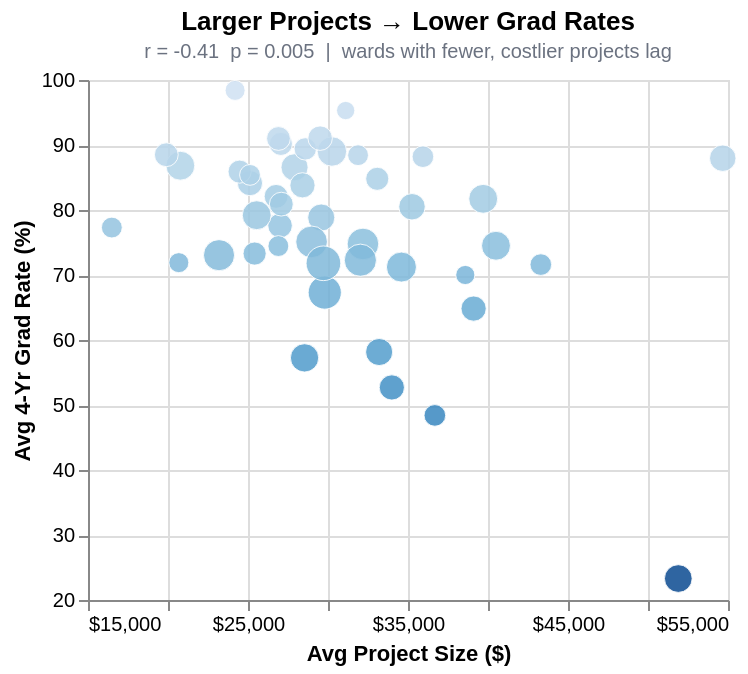

Write notebook code for a chart like this one.
### Code cell
r2, p2 = rp("avg_project", "avg_grad_rate")

s2 = (
    alt.Chart(df)
    .mark_circle(size=90, opacity=0.85, stroke="white", strokeWidth=0.5)
    .encode(
        x=alt.X("avg_project:Q", title="Avg Project Size ($)",
                scale=alt.Scale(zero=False), axis=alt.Axis(format="$,.0f")),
        y=alt.Y("avg_grad_rate:Q", title="Avg 4-Yr Grad Rate (%)",
                scale=alt.Scale(zero=False)),
        color=alt.condition(
            ward_sel,
            alt.Color("avg_grad_rate:Q", scale=alt.Scale(scheme="blues", reverse=True),
                      legend=None),
            alt.value(GRAY + "55"),
        ),
        size=alt.Size("num_schools:Q", scale=alt.Scale(range=[50, 300]), legend=None),
        tooltip=base_tt + [
            alt.Tooltip("avg_grad_rate:Q", title="Grad Rate (%)", format=".1f"),
        ],
    )
    .add_params(ward_sel)
    .properties(
        width=320, height=260,
        title=alt.TitleParams(
            text="Larger Projects → Lower Grad Rates",
            subtitle=f"r = {r2:.2f}  p = {p2:.3f}  |  wards with fewer, costlier projects lag",
            fontSize=13, subtitleFontSize=10, subtitleColor=GRAY,
        ),
    )
)

reg2 = s2.transform_regression("avg_project", "avg_grad_rate").mark_line(
    color=BLUE, strokeDash=[4, 3], strokeWidth=1.8, opacity=0.7
)

chart2 = s2 + reg2
chart2

### Figure 1 — Vega-Lite specification as saved in the notebook (floating-point values rounded to 4 significant figures)
{"config": {"view": {"continuousWidth": 300, "continuousHeight": 300}}, "layer": [{"mark": {"type": "circle", "opacity": 0.85, "size": 90, "stroke": "white", "strokeWidth": 0.5}, "encoding": {"color": {"condition": {"param": "param_1", "empty": true, "field": "avg_grad_rate", "legend": null, "scale": {"reverse": true, "scheme": "blues"}, "type": "quantitative"}, "value": "#6b728055"}, "size": {"field": "num_schools", "legend": null, "scale": {"range": [50, 300]}, "type": "quantitative"}, "tooltip": [{"field": "ward", "title": "Ward", "type": "ordinal"}, {"field": "num_projects", "format": ",", "title": "# Projects", "type": "quantitative"}, {"field": "avg_project", "format": "$,.0f", "title": "Avg $/Project", "type": "quantitative"}, {"field": "avg_grad_rate", "format": ".1f", "title": "Grad Rate (%)", "type": "quantitative"}], "x": {"axis": {"format": "$,.0f"}, "field": "avg_project", "scale": {"zero": false}, "title": "Avg Project Size ($)", "type": "quantitative"}, "y": {"field": "avg_grad_rate", "scale": {"zero": false}, "title": "Avg 4-Yr Grad Rate (%)", "type": "quantitative"}}, "name": "view_2", "title": {"text": "Larger Projects → Lower Grad Rates", "fontSize": 13, "subtitle": "r = -0.41  p = 0.005  |  wards with fewer, costlier projects lag", "subtitleColor": "#6b7280", "subtitleFontSize": 10}}, {"mark": {"type": "line", "color": "#1a6faf", "opacity": 0.7, "strokeDash": [4, 3], "strokeWidth": 1.8}, "encoding": {"color": {"condition": {"param": "param_1", "empty": true, "field": "avg_grad_rate", "legend": null, "scale": {"reverse": true, "scheme": "blues"}, "type": "quantitative"}, "value": "#6b728055"}, "size": {"field": "num_schools", "legend": null, "scale": {"range": [50, 300]}, "type": "quantitative"}, "tooltip": [{"field": "ward", "title": "Ward", "type": "ordinal"}, {"field": "num_projects", "format": ",", "title": "# Projects", "type": "quantitative"}, {"field": "avg_project", "format": "$,.0f", "title": "Avg $/Project", "type": "quantitative"}, {"field": "avg_grad_rate", "format": ".1f", "title": "Grad Rate (%)", "type": "quantitative"}], "x": {"axis": {"format": "$,.0f"}, "field": "avg_project", "scale": {"zero": false}, "title": "Avg Project Size ($)", "type": "quantitative"}, "y": {"field": "avg_grad_rate", "scale": {"zero": false}, "title": "Avg 4-Yr Grad Rate (%)", "type": "quantitative"}}, "title": {"text": "Larger Projects → Lower Grad Rates", "fontSize": 13, "subtitle": "r = -0.41  p = 0.005  |  wards with fewer, costlier projects lag", "subtitleColor": "#6b7280", "subtitleFontSize": 10}, "transform": [{"on": "avg_project", "regression": "avg_grad_rate"}]}], "data": {"name": "data-7976b6d90120ed44ddefd6cf8921d1f2"}, "height": 260, "params": [{"name": "param_1", "select": {"type": "point", "fields": ["ward"]}, "views": ["view_2"]}], "width": 320, "$schema": "https://vega.github.io/schema/vega-lite/v5.20.1.json", "datasets": {"data-7976b6d90120ed44ddefd6cf8921d1f2": [{"ward": 1, "total_spending": 16340000.0, "num_projects": 605, "avg_project": 27000.0, "median_project": 6874.0, "num_schools": 12, "avg_attendance": 86.9, "avg_truancy": 40.99, "avg_mobility": 10.54, "avg_grad_rate": 77.6, "avg_suspension": 5.4, "centroid_lon": -87.69, "centroid_lat": 41.91}, {"ward": 2, "total_spending": 16130000.0, "num_projects": 596, "avg_project": 27060.0, "median_project": 10970.0, "num_schools": 10, "avg_attendance": 86.9, "avg_truancy": 42.24, "avg_mobility": 7.811, "avg_grad_rate": 90.17, "avg_suspension": 5.4, "centroid_lon": -87.65, "centroid_lat": 41.91}, {"ward": 3, "total_spending": 16240000.0, "num_projects": 549, "avg_project": 29580.0, "median_project": 14720.0, "num_schools": 16, "avg_attendance": 86.9, "avg_truancy": 62.69, "avg_mobility": 26.51, "avg_grad_rate": 78.84, "avg_suspension": 5.4, "centroid_lon": -87.63, "centroid_lat": 41.82}, {"ward": 4, "total_spending": 16310000.0, "num_projects": 493, "avg_project": 33080.0, "median_project": 22270.0, "num_schools": 10, "avg_attendance": 86.9, "avg_truancy": 45.57, "avg_mobility": 11.6, "avg_grad_rate": 84.8, "avg_suspension": 5.4, "centroid_lon": -87.61, "centroid_lat": 41.84}, {"ward": 5, "total_spending": 15690000.0, "num_projects": 287, "avg_project": 54670.0, "median_project": 28890.0, "num_schools": 15, "avg_attendance": 86.9, "avg_truancy": 49.38, "avg_mobility": 11.69, "avg_grad_rate": 87.97, "avg_suspension": 5.4, "centroid_lon": -87.58, "centroid_lat": 41.78}, {"ward": 6, "total_spending": 16350000.0, "num_projects": 315, "avg_project": 51890.0, "median_project": 30820.0, "num_schools": 17, "avg_attendance": 86.9, "avg_truancy": 53.09, "avg_mobility": 29.48, "avg_grad_rate": 23.3, "avg_suspension": 5.4, "centroid_lon": -87.63, "centroid_lat": 41.76}, {"ward": 7, "total_spending": 15770000.0, "num_projects": 475, "avg_project": 33200.0, "median_project": 12250.0, "num_schools": 16, "avg_attendance": 86.9, "avg_truancy": 52.84, "avg_mobility": 18.34, "avg_grad_rate": 58.15, "avg_suspension": 5.4, "centroid_lon": -87.56, "centroid_lat": 41.75}, {"ward": 8, "total_spending": 16350000.0, "num_projects": 508, "avg_project": 32180.0, "median_project": 13910.0, "num_schools": 24, "avg_attendance": 86.9, "avg_truancy": 51.8, "avg_mobility": 24.72, "avg_grad_rate": 74.78, "avg_suspension": 5.4, "centroid_lon": -87.59, "centroid_lat": 41.74}, {"ward": 9, "total_spending": 16360000.0, "num_projects": 412, "avg_project": 39700.0, "median_project": 36180.0, "num_schools": 19, "avg_attendance": 86.9, "avg_truancy": 56.39, "avg_mobility": 17.57, "avg_grad_rate": 81.72, "avg_suspension": 5.4, "centroid_lon": -87.62, "centroid_lat": 41.68}, {"ward": 10, "total_spending": 16270000.0, "num_projects": 608, "avg_project": 26750.0, "median_project": 12960.0, "num_schools": 11, "avg_attendance": 86.9, "avg_truancy": 47.6, "avg_mobility": 10.31, "avg_grad_rate": 82.1, "avg_suspension": 5.4, "centroid_lon": -87.55, "centroid_lat": 41.71}, {"ward": 11, "total_spending": 15850000.0, "num_projects": 589, "avg_project": 26910.0, "median_project": 9094.0, "num_schools": 11, "avg_attendance": 86.9, "avg_truancy": 33.43, "avg_mobility": 8.97, "avg_grad_rate": 91.0, "avg_suspension": 5.4, "centroid_lon": -87.65, "centroid_lat": 41.84}, {"ward": 12, "total_spending": 16300000.0, "num_projects": 638, "avg_project": 25540.0, "median_project": 5992.0, "num_schools": 19, "avg_attendance": 86.9, "avg_truancy": 43.86, "avg_mobility": 13.78, "avg_grad_rate": 79.2, "avg_suspension": 5.4, "centroid_lon": -87.69, "centroid_lat": 41.83}, {"ward": 13, "total_spending": 16380000.0, "num_projects": 1062, "avg_project": 15420.0, "median_project": 3762.0, "num_schools": 3, "avg_attendance": 86.9, "avg_truancy": 38.07, "avg_mobility": 6.433, "avg_grad_rate": null, "avg_suspension": 5.4, "centroid_lon": -87.75, "centroid_lat": 41.78}, {"ward": 14, "total_spending": 16370000.0, "num_projects": 788, "avg_project": 20770.0, "median_project": 7433.0, "num_schools": 19, "avg_attendance": 86.9, "avg_truancy": 43.49, "avg_mobility": 8.106, "avg_grad_rate": 86.81, "avg_suspension": 5.4, "centroid_lon": -87.74, "centroid_lat": 41.8}, {"ward": 15, "total_spending": 15640000.0, "num_projects": 525, "avg_project": 29800.0, "median_project": 11730.0, "num_schools": 27, "avg_attendance": 86.9, "avg_truancy": 42.88, "avg_mobility": 10.24, "avg_grad_rate": 67.3, "avg_suspension": 5.4, "centroid_lon": -87.68, "centroid_lat": 41.8}, {"ward": 16, "total_spending": 16080000.0, "num_projects": 473, "avg_project": 33990.0, "median_project": 18070.0, "num_schools": 13, "avg_attendance": 86.9, "avg_truancy": 52.42, "avg_mobility": 16.79, "avg_grad_rate": 52.7, "avg_suspension": 5.4, "centroid_lon": -87.67, "centroid_lat": 41.78}, {"ward": 17, "total_spending": 16030000.0, "num_projects": 410, "avg_project": 39100.0, "median_project": 24800.0, "num_schools": 13, "avg_attendance": 86.9, "avg_truancy": 47.85, "avg_mobility": 16.65, "avg_grad_rate": 64.83, "avg_suspension": 5.4, "centroid_lon": -87.67, "centroid_lat": 41.76}, {"ward": 18, "total_spending": 16210000.0, "num_projects": 460, "avg_project": 35250.0, "median_project": 32460.0, "num_schools": 15, "avg_attendance": 86.9, "avg_truancy": 41.5, "avg_mobility": 9.262, "avg_grad_rate": 80.5, "avg_suspension": 5.4, "centroid_lon": -87.71, "centroid_lat": 41.75}, {"ward": 19, "total_spending": 16190000.0, "num_projects": 374, "avg_project": 43300.0, "median_project": 42440.0, "num_schools": 8, "avg_attendance": 86.9, "avg_truancy": 20.86, "avg_mobility": 4.583, "avg_grad_rate": 71.6, "avg_suspension": 5.4, "centroid_lon": -87.7, "centroid_lat": 41.7}, {"ward": 20, "total_spending": 16120000.0, "num_projects": 398, "avg_project": 40500.0, "median_project": 26470.0, "num_schools": 19, "avg_attendance": 86.9, "avg_truancy": 51.53, "avg_mobility": 18.32, "avg_grad_rate": 74.5, "avg_suspension": 5.4, "centroid_lon": -87.63, "centroid_lat": 41.79}, {"ward": 21, "total_spending": 16160000.0, "num_projects": 697, "avg_project": 23190.0, "median_project": 9540.0, "num_schools": 23, "avg_attendance": 86.9, "avg_truancy": 46.98, "avg_mobility": 14.41, "avg_grad_rate": 73.05, "avg_suspension": 5.4, "centroid_lon": -87.64, "centroid_lat": 41.73}, {"ward": 22, "total_spending": 15680000.0, "num_projects": 617, "avg_project": 25410.0, "median_project": 11720.0, "num_schools": 10, "avg_attendance": 86.9, "avg_truancy": 46.11, "avg_mobility": 9.08, "avg_grad_rate": 73.3, "avg_suspension": 5.4, "centroid_lon": -87.73, "centroid_lat": 41.83}, {"ward": 23, "total_spending": 16240000.0, "num_projects": 985, "avg_project": 16490.0, "median_project": 4700.0, "num_schools": 7, "avg_attendance": 86.9, "avg_truancy": 37.75, "avg_mobility": 7.083, "avg_grad_rate": 77.3, "avg_suspension": 5.4, "centroid_lon": -87.75, "centroid_lat": 41.79}, {"ward": 24, "total_spending": 15920000.0, "num_projects": 497, "avg_project": 32020.0, "median_project": 10540.0, "num_schools": 25, "avg_attendance": 86.9, "avg_truancy": 55.1, "avg_mobility": 17.14, "avg_grad_rate": 72.28, "avg_suspension": 5.4, "centroid_lon": -87.71, "centroid_lat": 41.86}, {"ward": 25, "total_spending": 16360000.0, "num_projects": 541, "avg_project": 30250.0, "median_project": 12400.0, "num_schools": 20, "avg_attendance": 86.9, "avg_truancy": 36.92, "avg_mobility": 8.364, "avg_grad_rate": 89.0, "avg_suspension": 5.4, "centroid_lon": -87.65, "centroid_lat": 41.86}, {"ward": 26, "total_spending": 15960000.0, "num_projects": 572, "avg_project": 27910.0, "median_project": 12610.0, "num_schools": 16, "avg_attendance": 86.9, "avg_truancy": 50.41, "avg_mobility": 24.73, "avg_grad_rate": 86.57, "avg_suspension": 5.4, "centroid_lon": -87.71, "centroid_lat": 41.91}, {"ward": 27, "total_spending": 16150000.0, "num_projects": 467, "avg_project": 34590.0, "median_project": 18440.0, "num_schools": 21, "avg_attendance": 86.9, "avg_truancy": 46.53, "avg_mobility": 8.294, "avg_grad_rate": 71.22, "avg_suspension": 5.4, "centroid_lon": -87.67, "centroid_lat": 41.89}, {"ward": 28, "total_spending": 15990000.0, "num_projects": 552, "avg_project": 28970.0, "median_project": 6444.0, "num_schools": 24, "avg_attendance": 86.9, "avg_truancy": 51.93, "avg_mobility": 19.59, "avg_grad_rate": 75.1, "avg_suspension": 5.4, "centroid_lon": -87.71, "centroid_lat": 41.88}, {"ward": 29, "total_spending": 16180000.0, "num_projects": 597, "avg_project": 27110.0, "median_project": 14800.0, "num_schools": 5, "avg_attendance": 86.9, "avg_truancy": 39.02, "avg_mobility": 8.9, "avg_grad_rate": null, "avg_suspension": 5.4, "centroid_lon": -87.78, "centroid_lat": 41.91}, {"ward": 30, "total_spending": 16310000.0, "num_projects": 789, "avg_project": 20680.0, "median_project": 7500.0, "num_schools": 6, "avg_attendance": 86.9, "avg_truancy": 47.5, "avg_mobility": 11.15, "avg_grad_rate": 71.9, "avg_suspension": 5.4, "centroid_lon": -87.76, "centroid_lat": 41.94}, {"ward": 31, "total_spending": 15980000.0, "num_projects": 590, "avg_project": 27080.0, "median_project": 8956.0, "num_schools": 11, "avg_attendance": 86.9, "avg_truancy": 47.16, "avg_mobility": 10.48, "avg_grad_rate": 80.9, "avg_suspension": 5.4, "centroid_lon": -87.75, "centroid_lat": 41.93}, {"ward": 32, "total_spending": 16200000.0, "num_projects": 567, "avg_project": 28580.0, "median_project": 17030.0, "num_schools": 9, "avg_attendance": 86.9, "avg_truancy": 32.72, "avg_mobility": 6.675, "avg_grad_rate": 89.4, "avg_suspension": 5.4, "centroid_lon": -87.69, "centroid_lat": 41.93}, {"ward": 33, "total_spending": 16280000.0, "num_projects": 573, "avg_project": 28410.0, "median_project": 12650.0, "num_schools": 13, "avg_attendance": 86.9, "avg_truancy": 30.95, "avg_mobility": 8.633, "avg_grad_rate": 83.8, "avg_suspension": 5.4, "centroid_lon": -87.7, "centroid_lat": 41.96}, {"ward": 34, "total_spending": 15090000.0, "num_projects": 529, "avg_project": 28530.0, "median_project": 14800.0, "num_schools": 18, "avg_attendance": 86.9, "avg_truancy": 54.64, "avg_mobility": 21.12, "avg_grad_rate": 57.25, "avg_suspension": 5.4, "centroid_lon": -87.65, "centroid_lat": 41.68}, {"ward": 35, "total_spending": 15900000.0, "num_projects": 633, "avg_project": 25120.0, "median_project": 6817.0, "num_schools": 13, "avg_attendance": 86.9, "avg_truancy": 43.78, "avg_mobility": 15.72, "avg_grad_rate": 84.13, "avg_suspension": 5.4, "centroid_lon": -87.72, "centroid_lat": 41.94}, {"ward": 36, "total_spending": 16200000.0, "num_projects": 662, "avg_project": 24480.0, "median_project": 10490.0, "num_schools": 10, "avg_attendance": 86.9, "avg_truancy": 39.36, "avg_mobility": 6.12, "avg_grad_rate": 85.9, "avg_suspension": 5.4, "centroid_lon": -87.78, "centroid_lat": 41.93}, {"ward": 37, "total_spending": 15930000.0, "num_projects": 536, "avg_project": 29710.0, "median_project": 13540.0, "num_schools": 30, "avg_attendance": 86.9, "avg_truancy": 58.33, "avg_mobility": 21.93, "avg_grad_rate": 71.8, "avg_suspension": 5.4, "centroid_lon": -87.75, "centroid_lat": 41.9}, {"ward": 38, "total_spending": 16000000.0, "num_projects": 541, "avg_project": 29570.0, "median_project": 23500.0, "num_schools": 6, "avg_attendance": 86.9, "avg_truancy": 26.78, "avg_mobility": 6.85, "avg_grad_rate": null, "avg_suspension": 5.4, "centroid_lon": -87.81, "centroid_lat": 41.95}, {"ward": 39, "total_spending": 16180000.0, "num_projects": 441, "avg_project": 36680.0, "median_project": 26630.0, "num_schools": 8, "avg_attendance": 86.9, "avg_truancy": 23.81, "avg_mobility": 5.943, "avg_grad_rate": 48.4, "avg_suspension": 5.4, "centroid_lon": -87.74, "centroid_lat": 41.98}, {"ward": 40, "total_spending": 15970000.0, "num_projects": 501, "avg_project": 31880.0, "median_project": 13150.0, "num_schools": 7, "avg_attendance": 86.9, "avg_truancy": 33.01, "avg_mobility": 7.3, "avg_grad_rate": 88.43, "avg_suspension": 5.4, "centroid_lon": -87.69, "centroid_lat": 41.98}, {"ward": 41, "total_spending": 16360000.0, "num_projects": 409, "avg_project": 40000.0, "median_project": 36810.0, "num_schools": 6, "avg_attendance": 86.9, "avg_truancy": 19.55, "avg_mobility": 6.575, "avg_grad_rate": null, "avg_suspension": 5.4, "centroid_lon": -87.84, "centroid_lat": 41.99}, {"ward": 42, "total_spending": 15960000.0, "num_projects": 513, "avg_project": 31100.0, "median_project": 18900.0, "num_schools": 4, "avg_attendance": 86.9, "avg_truancy": 56.48, "avg_mobility": 28.23, "avg_grad_rate": 95.3, "avg_suspension": 5.4, "centroid_lon": -87.62, "centroid_lat": 41.89}, {"ward": 43, "total_spending": 15630000.0, "num_projects": 646, "avg_project": 24190.0, "median_project": 10020.0, "num_schools": 6, "avg_attendance": 86.9, "avg_truancy": 30.22, "avg_mobility": 7.425, "avg_grad_rate": 98.4, "avg_suspension": 5.4, "centroid_lon": -87.63, "centroid_lat": 41.92}, {"ward": 44, "total_spending": 16080000.0, "num_projects": 640, "avg_project": 25130.0, "median_project": 9945.0, "num_schools": 5, "avg_attendance": 86.9, "avg_truancy": 18.14, "avg_mobility": 5.32, "avg_grad_rate": null, "avg_suspension": 5.4, "centroid_lon": -87.64, "centroid_lat": 41.94}, {"ward": 45, "total_spending": 16140000.0, "num_projects": 547, "avg_project": 29510.0, "median_project": 12420.0, "num_schools": 12, "avg_attendance": 86.9, "avg_truancy": 30.34, "avg_mobility": 6.64, "avg_grad_rate": 91.05, "avg_suspension": 5.4, "centroid_lon": -87.76, "centroid_lat": 41.97}, {"ward": 46, "total_spending": 16200000.0, "num_projects": 420, "avg_project": 38580.0, "median_project": 13560.0, "num_schools": 5, "avg_attendance": 86.9, "avg_truancy": 53.22, "avg_mobility": 27.26, "avg_grad_rate": 70.0, "avg_suspension": 5.4, "centroid_lon": -87.64, "centroid_lat": 41.96}, {"ward": 47, "total_spending": 16150000.0, "num_projects": 812, "avg_project": 19900.0, "median_project": 6375.0, "num_schools": 11, "avg_attendance": 86.9, "avg_truancy": 24.08, "avg_mobility": 6.782, "avg_grad_rate": 88.5, "avg_suspension": 5.4, "centroid_lon": -87.68, "centroid_lat": 41.96}, {"ward": 48, "total_spending": 15530000.0, "num_projects": 618, "avg_project": 25130.0, "median_project": 9175.0, "num_schools": 7, "avg_attendance": 86.9, "avg_truancy": 34.06, "avg_mobility": 13.13, "avg_grad_rate": 85.4, "avg_suspension": 5.4, "centroid_lon": -87.66, "centroid_lat": 41.99}, {"ward": 49, "total_spending": 16300000.0, "num_projects": 606, "avg_project": 26900.0, "median_project": 12120.0, "num_schools": 7, "avg_attendance": 86.9, "avg_truancy": 36.76, "avg_mobility": 17.34, "avg_grad_rate": 74.45, "avg_suspension": 5.4, "centroid_lon": -87.67, "centroid_lat": 42.01}, {"ward": 50, "total_spending": 15990000.0, "num_projects": 445, "avg_project": 35930.0, "median_project": 29300.0, "num_schools": 8, "avg_attendance": 86.9, "avg_truancy": 29.22, "avg_mobility": 10.54, "avg_grad_rate": 88.2, "avg_suspension": 5.4, "centroid_lon": -87.7, "centroid_lat": 42.0}]}}
